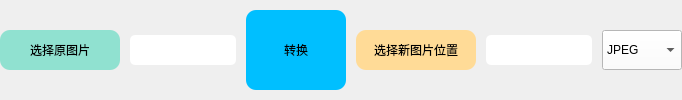
                      <widget class="QFrame" name="frame_picture_to_pdf">
                       <property name="frameShape">
                        <enum>QFrame::NoFrame</enum>
                       </property>
                       <layout class="QHBoxLayout" name="horizontalLayout_31">
                        <property name="spacing">
                         <number>10</number>
                        </property>
                        <property name="leftMargin">
                         <number>0</number>
                        </property>
                        <property name="topMargin">
                         <number>0</number>
                        </property>
                        <property name="rightMargin">
                         <number>0</number>
                        </property>
                        <property name="bottomMargin">
                         <number>0</number>
                        </property>
                        <item>
                         <widget class="QPushButton" name="pushButton_old_picture">
                          <property name="minimumSize">
                           <size>
                            <width>120</width>
                            <height>40</height>
                           </size>
                          </property>
                          <property name="styleSheet">
                           <string notr="true">background:#90E1D0;
border:none;
border-radius:10px;</string>
                          </property>
                          <property name="text">
                           <string>选择原图片</string>
                          </property>
                         </widget>
                        </item>
                        <item>
                         <widget class="QLineEdit" name="lineEdit_old_picture">
                          <property name="minimumSize">
                           <size>
                            <width>0</width>
                            <height>30</height>
                           </size>
                          </property>
                          <property name="styleSheet">
                           <string notr="true">background-color:white;
color:black;
border-radius:5px;</string>
                          </property>
                         </widget>
                        </item>
                        <item>
                         <widget class="QPushButton" name="pushButton_picture_type_change">
                          <property name="minimumSize">
                           <size>
                            <width>100</width>
                            <height>80</height>
                           </size>
                          </property>
                          <property name="styleSheet">
                           <string notr="true">background:deepskyblue;
border:none;
border-radius:10px;</string>
                          </property>
                          <property name="text">
                           <string>转换</string>
                          </property>
                          <property name="icon">
                           <iconset>
                            <normaloff>Icons/document_change.png</normaloff>Icons/document_change.png</iconset>
                          </property>
                         </widget>
                        </item>
                        <item>
                         <widget class="QPushButton" name="pushButton_new_picture">
                          <property name="minimumSize">
                           <size>
                            <width>120</width>
                            <height>40</height>
                           </size>
                          </property>
                          <property name="styleSheet">
                           <string notr="true">background:#FFDB97;
border:none;
border-radius:10px;</string>
                          </property>
                          <property name="text">
                           <string>选择新图片位置</string>
                          </property>
                         </widget>
                        </item>
                        <item>
                         <widget class="QLineEdit" name="lineEdit_new_picture">
                          <property name="minimumSize">
                           <size>
                            <width>0</width>
                            <height>30</height>
                           </size>
                          </property>
                          <property name="styleSheet">
                           <string notr="true">background-color:white;
color:black;
border-radius:5px;</string>
                          </property>
                         </widget>
                        </item>
                        <item>
                         <widget class="QComboBox" name="comboBox_new_picture_type">
                          <property name="minimumSize">
                           <size>
                            <width>80</width>
                            <height>40</height>
                           </size>
                          </property>
                          <property name="layoutDirection">
                           <enum>Qt::LeftToRight</enum>
                          </property>
                          <property name="styleSheet">
                           <string notr="true">background:white;</string>
                          </property>
                          <item>
                           <property name="text">
                            <string>JPEG</string>
                           </property>
                          </item>
                          <item>
                           <property name="text">
                            <string>PNG</string>
                           </property>
                          </item>
                          <item>
                           <property name="text">
                            <string>BMP</string>
                           </property>
                          </item>
                          <item>
                           <property name="text">
                            <string>TIFF</string>
                           </property>
                          </item>
                          <item>
                           <property name="text">
                            <string>WEBP</string>
                           </property>
                          </item>
                          <item>
                           <property name="text">
                            <string>PPM</string>
                           </property>
                          </item>
                          <item>
                           <property name="text">
                            <string>PBM</string>
                           </property>
                          </item>
                          <item>
                           <property name="text">
                            <string>PGM</string>
                           </property>
                          </item>
                         </widget>
                        </item>
                       </layout>
                      </widget>
